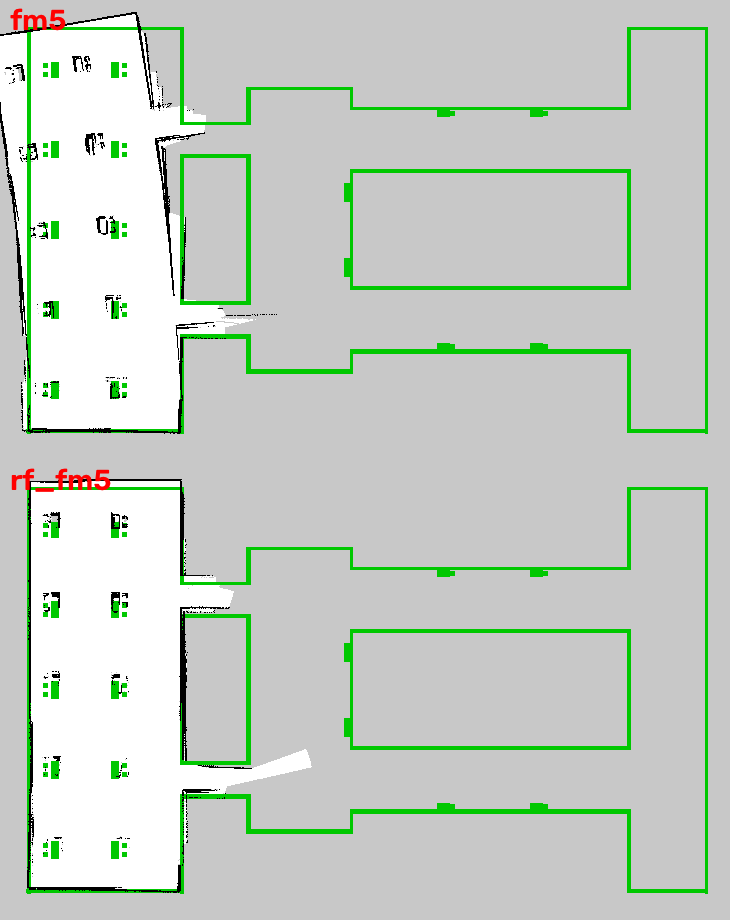
#> input picture reports/figures/campus_full_map5_fix.png, 730 x 920 px, given in place of map_preview.png, which was not available
$ python evo.py
#> lines starting #> are read from the running program, lines starting #| are printed output that depends on the picture
import json, numpy as np
import matplotlib; matplotlib.use('Agg'); import matplotlib.pyplot as plt
from PIL import Image, ImageDraw, ImageFont
met=json.load(open('metrics.json'))
#> (reads reports/src/data/metrics.json from the repository)
full=['campus','campus4','campus5','campus6','campus_full_map','campus_full_map3','campus_full_map4','campus_full_map5','campus_full_map7']
lab=[n.replace('campus_full_map','cfm') for n in full]
fig,ax=plt.subplots(1,3,figsize=(14,3.8))
x=np.arange(len(full))
abs_=[met[n]['mean_err_obs'] for n in full]; al=[met[n].get('aligned_mean',np.nan) for n in full]; mx=[met[n]['max_err_obs'] for n in full]
ax[0].bar(x-0.2,abs_,0.4,label='mean error (absolute)'); ax[0].bar(x+0.2,al,0.4,label='mean error after best rigid fit (shape)')
ax[0].set_yscale('log'); ax[0].set_ylabel('m (log)'); ax[0].set_title('Marker position error vs. world file'); ax[0].legend(fontsize=7)
ax[1].bar(x,[abs(met[n].get('rot_deg',0)) for n in full],color='tab:red'); ax[1].set_ylabel('degrees'); ax[1].set_title('Global rotation of the map (|best-fit angle|)'); ax[1].set_ylim(0,20)
ax[1].text(0,19,'100°',ha='center',va='top',fontsize=8,color='tab:red')
ax[2].bar(x,[met[n]['obs_markers'] for n in full],color='tab:green',label='markers observed'); ax[2].plot(x,[met[n]['gt'] for n in full],'k_',ms=14,label='markers in world')
ax[2].set_title('Coverage: markers mapped'); ax[2].legend(fontsize=7)
for a in ax: a.set_xticks(x); a.set_xticklabels(lab,rotation=40,ha='right',fontsize=8); a.grid(alpha=.3,axis='y')
for a in ax: a.axvline(3.5,color='gray',ls='--',lw=1)
ax[0].text(1.5,ax[0].get_ylim()[1]*0.6,'campus_area',ha='center',fontsize=8,color='gray'); ax[0].text(6,ax[0].get_ylim()[1]*0.6,'two_buildings',ha='center',fontsize=8,color='gray')
plt.tight_layout(); plt.savefig('fig/evo_metrics.png',dpi=140); plt.close()
#> after `plt.tight_layout()`:
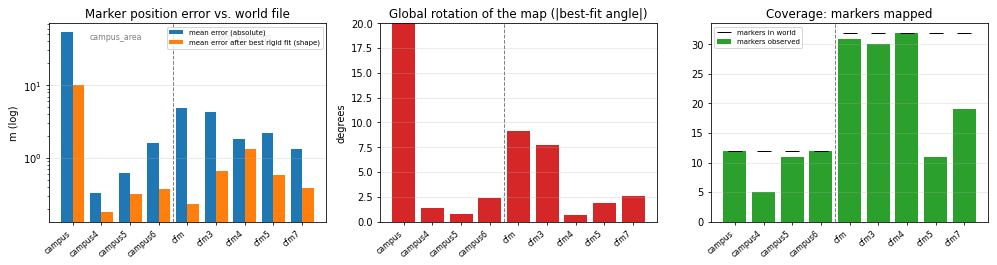
#> figure drawn by matplotlib, 3 panels; panel 1: tallest bar 53.41 high, from x = -0.4 to 0; panel 1: tallest bar 10.17 high, from x = -2.78e-17 to 0.4; panel 2: tallest bar 100.4 high, from x = -0.4 to 0.4; panel 3: tallest bar 32 high, from x = 5.6 to 6.4
fig,ax=plt.subplots(figsize=(8,3.2))
ax.bar(x,[met[n]['len_m'] for n in full],color='tab:blue',label='path length (m)')
ax2=ax.twinx(); ax2.plot(x,[met[n]['dur_s']/60 for n in full],'o-',color='tab:orange',label='sim time (min)')
ax.set_xticks(x); ax.set_xticklabels(lab,rotation=40,ha='right',fontsize=8); ax.set_ylabel('driven path (m)'); ax2.set_ylabel('sim minutes')
ax.set_title('Effort per mapping run'); ax.legend(loc='upper left',fontsize=7); ax2.legend(loc='upper right',fontsize=7)
plt.tight_layout(); plt.savefig('fig/evo_effort.png',dpi=140); plt.close()
#> after `plt.tight_layout()`:
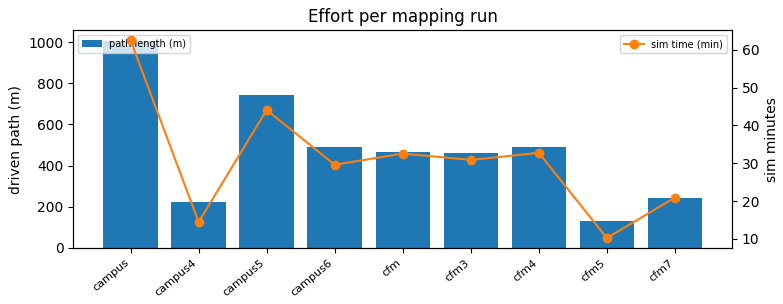
#> figure drawn by matplotlib, 2 panels; panel 1: tallest bar 1007 high, from x = -0.4 to 0.4
W='/home/huseyin/ros2_jazzy_ws/maps'
def sheet(names,cols,out,tw=520,th=400):
#> called with cols = 2, out = 'fig/evo_campus_area.png', tw = 520, th = 400
    ims=[]
    for n in names:
        im=Image.open(f'{W}/{n}/map_preview.png').convert('RGB'); im.thumbnail((tw,th-30))
#> in sheet, im is the input picture: PIL image 730x920 RGB; mean R, G, B 198.2, 207, 197.7
#> after `im.thumbnail((tw, th - 30))`:
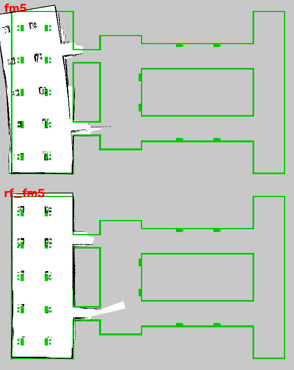
#> im: PIL image 294x370 RGB; mean R, G, B 198.2, 207, 197.7
        c=Image.new('RGB',(tw,th),'white'); c.paste(im,((tw-im.width)//2,30)); d=ImageDraw.Draw(c)
#> after `c = Image.new('RGB', (tw, th), 'white')`: c: PIL image 520x400 RGB; every value is 255
#> after `c.paste(im, ((tw - im.width) // 2, 30))`:
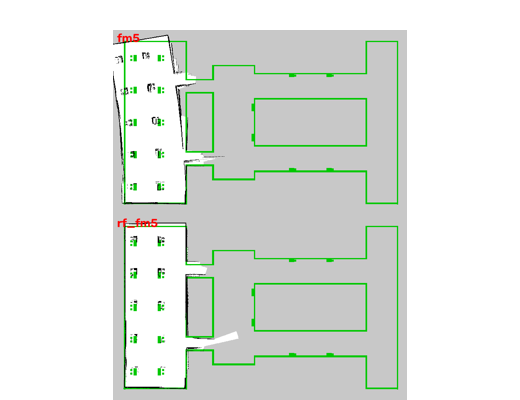
#> c: PIL image 520x400 RGB; mean R, G, B 225.3, 229.9, 225
        try: f=ImageFont.truetype('/usr/share/fonts/truetype/dejavu/DejaVuSans-Bold.ttf',20)
        except: f=None
        d.text((8,4),f"{n}  ({met[n]['created'][:10]})",fill='black',font=f); ims.append(c)
#> pass 2 of the loop in sheet, `for n in names:`:
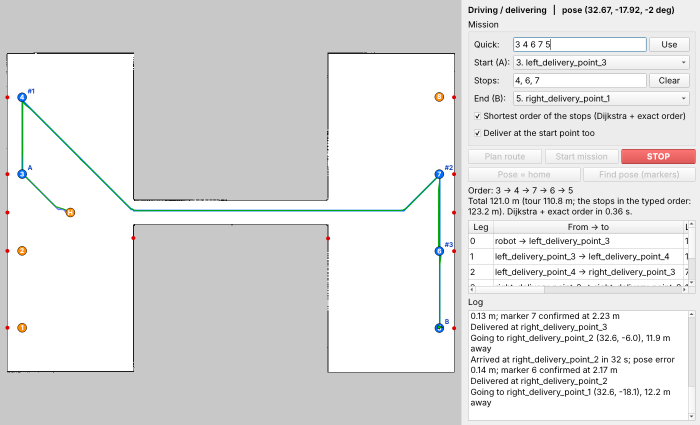
#> input picture reports/figures/delivery_gui_mission.png, 1400 x 850 px, given in place of map_preview.png, which was not available (shown at 1/2 size)
#> in sheet, im is the input picture: PIL image 1400x850 RGB; mean R, G, B 223.6, 223.7, 223.6
#> in sheet, `im.thumbnail((tw, th - 30))`:
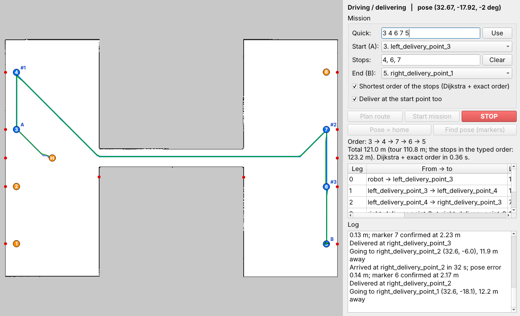
#> im: PIL image 520x316 RGB; mean R, G, B 223.4, 223.5, 223.4
#> in sheet, `c.paste(im, ((tw - im.width) // 2, 30))`:
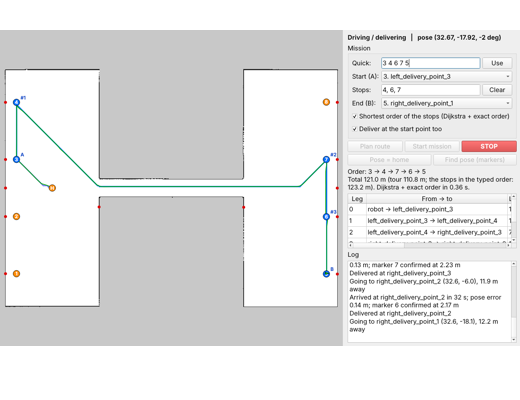
#> c: PIL image 520x400 RGB; mean R, G, B 230, 230.1, 230.1
    rows=(len(ims)+cols-1)//cols; S=Image.new('RGB',(tw*cols,th*rows),'white')
    for i,c in enumerate(ims): S.paste(c,((i%cols)*tw,(i//cols)*th))
    S.save(out)
#> (the run stopped early here; a loop or call above may not have finished)
